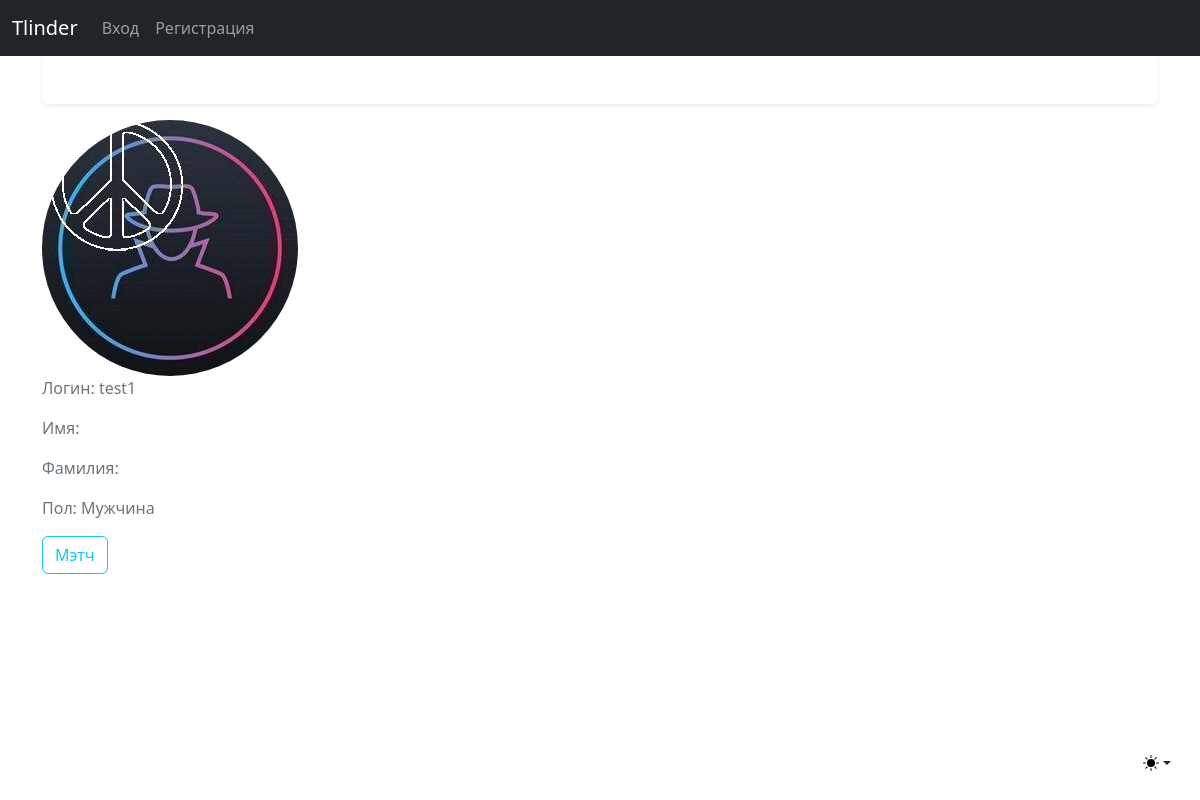
The page /users/2 on the database as committed earlier.
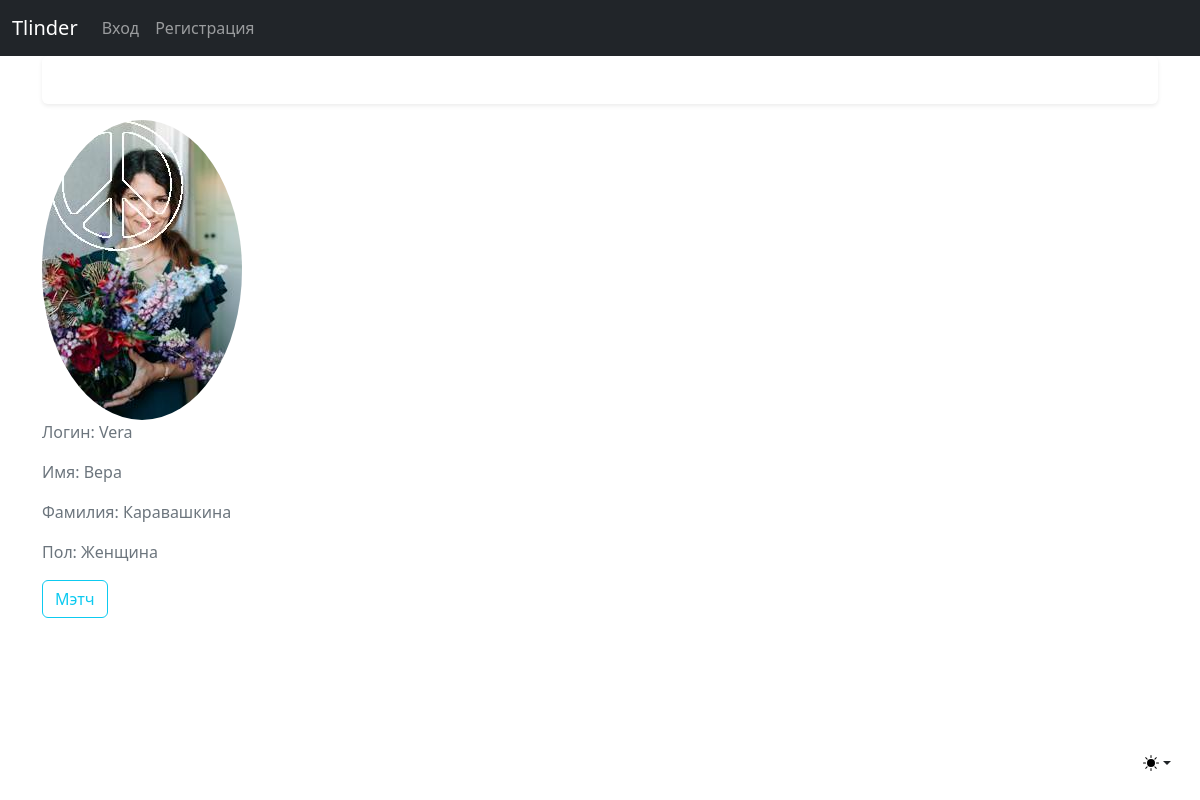
The same page on the database as committed later.
### users/models.py (models this page shows, shortened)
class Profile(models.Model):
    user = models.OneToOneField(User, on_delete=models.CASCADE)
    firstname = models.CharField(max_length=200, db_index=True,)
    lastname = models.CharField(max_length=200)
    gender = models.CharField(max_length=200, choices=GENDER_CHOICES, default='Мужчина')
    image = models.ImageField(default='default.jpg', upload_to='profile_pics')
    image2 = models.ImageField(default='default2.jpg')

### users/templates/users/profile_detail.html
{% extends "users/base.html" %}
{% block content %}
	<div class="content-section">
		<div class="media">
          <img class="rounded-circle article-img" src="{{ profile.image.url }}">
            <p class="text-secondary">Логин: {{ profile.user.username }}</p>
			<p class="text-secondary">Имя: {{ profile.firstname }}</p>
			<p class="text-secondary">Фамилия: {{ profile.lastname }}</p>
			<p class="text-secondary">Пол: {{ profile.gender }}</p>
        </div>
				<div class="form-group">
				  <a class="btn btn-outline-info" href="{% url 'match-create' profile.user.id %}">Мэтч</a>
			  	</div>
	</div>
{% endblock content %}

Rows that differ between the two databases and show on the page:
changed Profile: image: picture added in place of a placeholder; user.username "test1" → "Vera"; firstname (not shown) → "Вера"; lastname (not shown) → "Каравашкина"; gender "Мужчина" → "Женщина"
